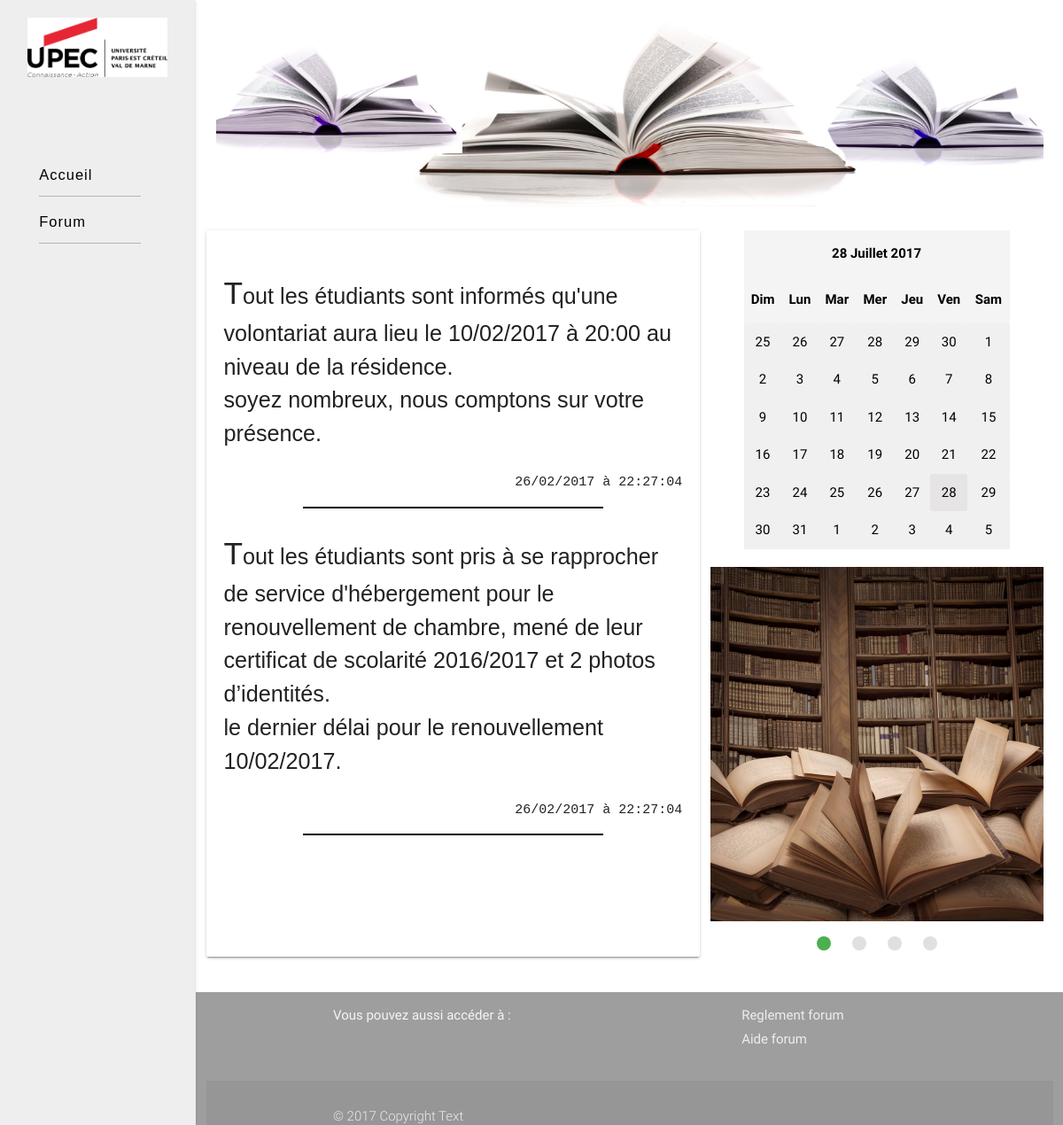
Page /Accueil.php on the committed database.
### tables this page shows
CREATE TABLE `annonce` (
  `id_annonce` int(11) NOT NULL,
  `contenu_annonce` text NOT NULL,
  `date_annonce` datetime NOT NULL
);

### Accueil.php (the view, shortened to what this page needs)
<!DOCTYPE html>
    <html lang="fr">
    <head>
      <link rel="stylesheet" type="text/css" href="framework/materialize.min.css">
      <link rel="stylesheet" type="text/css" href="assets/css/main.css">
      <link rel="stylesheet" type="text/css" href="assets/css/calendrier.css">
    </head>
    <body>
    <div id="imageButton" class="col l12 s12">
      <div id="image" class="col s12">
          <img class="responsive-img" src="./img/image_principale1.png" id="pic" alt="livres">
      </div>
    </div>
    <div id="annonceCalendrier" class="col l12 s12 row">
      <div id="annonces" class="col l7 m12 s12">
<?php
    try{
     $bdd = new PDO('mysql:host=localhost;dbname=id1227213_mydb', 'id1227213_abc', 'azerty');
     $bdd->exec("set names utf8");
     $reponse = $bdd->query('SELECT contenu_annonce,DATE_FORMAT(date_annonce, "%d/%m/%Y à %H:%i:%s") AS date FROM annonce');
        while ($donnees = $reponse->fetch()){
            echo '<span class="annonce">
                    <p class="flow-text">' . nl2br(htmlspecialchars($donnees['contenu_annonce'])) .'</p>
                    <pre class="right-align">'. $donnees['date'] .'</pre>
                    <hr>
                  </span>';
        }
    }
    catch (Exception $e){
         die('Erreur : ' . $e->getMessage());
    }
?>
        </div>
      <div class="col l5 s12">
          <div class="hide-on-med-and-down">
          </div>
          <div class="slider col s12" id="slider">
              <ul class="slides">
                <li>
                  <img src="./img/shutterstock_140186863-1000x800.jpg">
                </li>
              </ul>
            </div>
      </div>
    </div>
</body>
</html>

### assets/css/main.css (style rules this page uses)
#complete { display: flex; flex-direction: row; margin: 0px; }
#slide-out { display: flex; flex-direction: column; }
#logo { margin: 20px; margin-bottom: 80px; }
#slide-out .btn_menu { text-decoration: none; color: #000; font-size: 1.1em; margin-left: 1.5em; margin-bottom: 5px; margin-right: 2.5em; padding: 0em 0.5em; border-radius: 0.4em; font-family: "Fira Sans", "Source Sans Pro", Helvetica, Arial, sans-serif; letter-spacing: 1px; }
#slide-out .btn_menu:after { content: ''; border-bottom: solid 1px; border-color: #171E29; border-color: rgba(0, 0, 0, 0.25); box-shadow: inset 0px 1px 0px 0px rgba(255, 255, 255, 0.075), 0px 1px 0px 0px rgba(255, 255, 255, 0.075); display: block; }
#principale { margin-bottom: 0px; padding-right: 0px; }
@media screen and (min-width:993px) { #principale { margin-left: 210px; } }
@media screen and (min-width:993px) { #imageButton { display: flex; flex-direction: row; margin-top: 20px; margin-bottom: 20px; } }
#annonceCalendrier { display: flex; flex-direction: row; flex-wrap: wrap; }
#annonces { box-shadow: 0 2px 2px 0 rgba(0,0,0,0.14), 0 1px 5px 0 rgba(0,0,0,0.12), 0 3px 1px -2px rgba(0,0,0,0.2); padding: 20px; border-radius: 2px; }
.annonce { font-family: "Fira Sans", "Source Sans Pro", Helvetica, Arial, sans-serif; }
.annonce p::first-letter { text-transform: capitalize; font-size: 1.4em; }
.annonce hr { width: 65%; border: 1px solid black; }

### rows in the picture
annonce: contenu_annonce "tout les étudiants sont informés qu'une volontariat aura lieu le 10/02/2017 à 20:00 au niveau de la résidence. soyez nombreux, nous comptons sur votre présence.", date "26/02/2017 à 22:27:04"
annonce: contenu_annonce "tout les étudiants sont pris à se rapprocher de service d'hébergement pour le renouvellement de chambre, mené de leur certificat de scolarité 2016/2017 et 2 photos d’identités. le dernier délai pour le renouvellement 10/02/2017.", date "26/02/2017 à 22:27:04"
